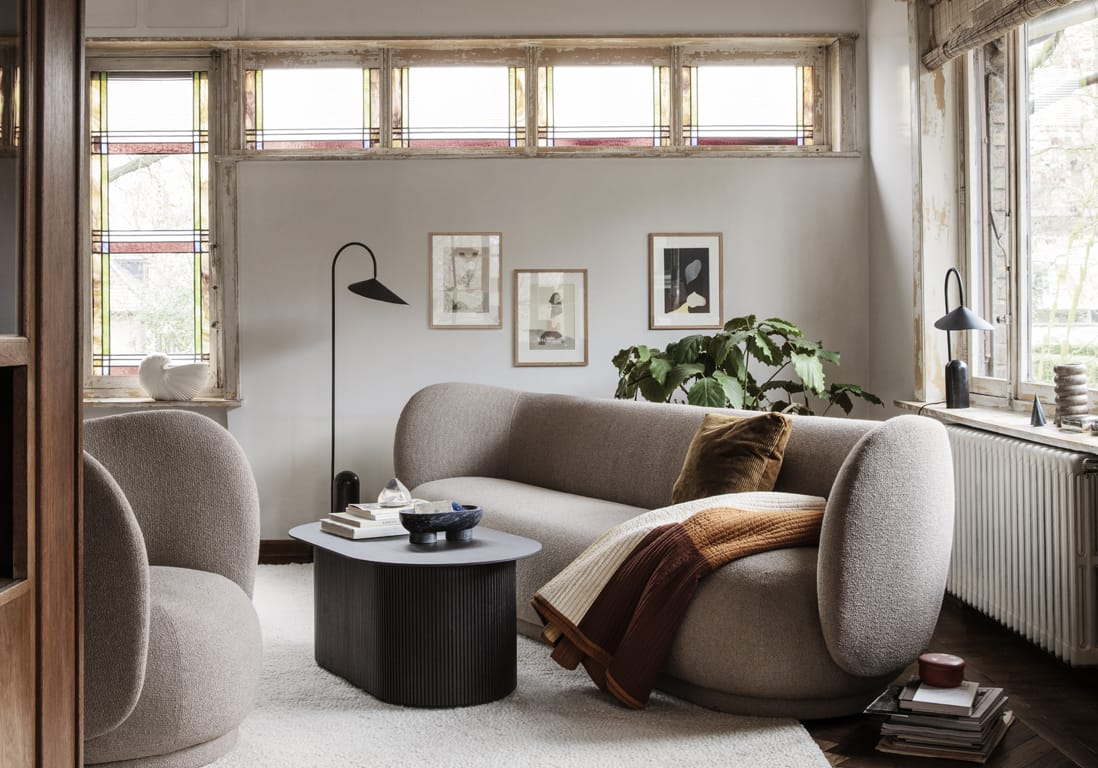
#> input picture S5/TSI/images/image_color.jpg, 1098 x 768 px
$ jupyter execute TP3.ipynb   (older library calls are emulated)
#> lines starting #> are read from the running program, lines starting #| are printed output that depends on the picture
# EXERCICE 1
1. Convertissez une image couleur en niveaux de gris, puis appliquez une technique
d’égalisation d’histogramme pour améliorer le contraste de l’image en niveaux de gris. Affichez
l’image et son histogramme avant et après l’égalisation.
2. Appliquez la méthode CLAHE (Contrast Limited Adaptive Histogram Equalization) à la
même image en niveaux de gris. Affichez l’image et son histogramme avant et après
l’application de la méthode CLAHE.

[cell 1]
import cv2
import matplotlib.pyplot as plt
import numpy as np

# Charger l'image couleur
image = cv2.imread('images/image_color.jpg')
#> image is the input picture: shape (768, 1098, 3); mean B, G, R 126.9, 134.7, 143.5

# Conversion en niveaux de gris
image_gris = cv2.cvtColor(image, cv2.COLOR_BGR2GRAY)

# 1. Égalisation d'histogramme
equalized_image = cv2.equalizeHist(image_gris)

# 2. Application de CLAHE
clahe = cv2.createCLAHE(clipLimit=2.0, tileGridSize=(8, 8))
clahe_image = clahe.apply(image_gris)


# equalization of colored image

image_ycrcb = cv2.cvtColor(image, cv2.COLOR_BGR2YCrCb)
#> image_ycrcb: shape (768, 1098, 3); mean of channels 0, 1, 2 136.5, 133, 122.6

y, cr, cb = cv2.split(image_ycrcb)
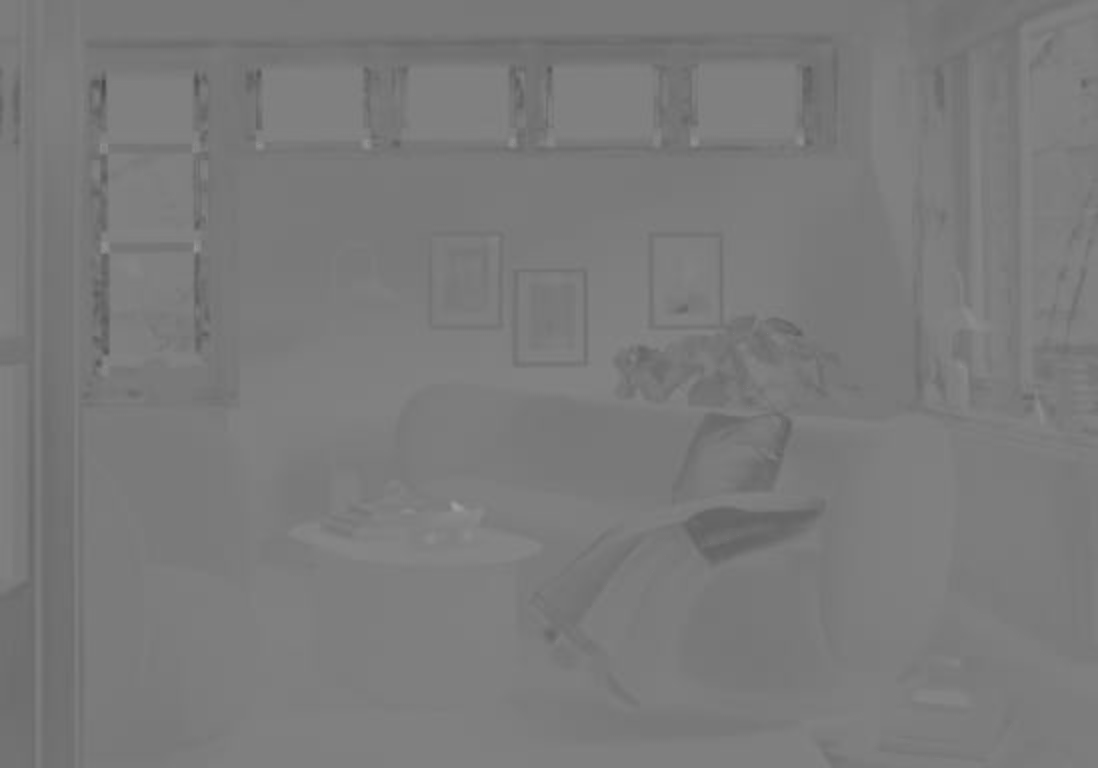
#> cb: shape (768, 1098); min 74, max 159, mean 122.6

y_equalized = cv2.equalizeHist(y)

imageEQUALIZED = cv2.merge((y_equalized, cr, cb))
#> imageEQUALIZED: shape (768, 1098, 3); mean of channels 0, 1, 2 128.1, 133, 122.6

imageEQUALIZED = cv2.cvtColor(imageEQUALIZED, cv2.COLOR_YCrCb2RGB)

# --------


# Affichage des résultats
plt.figure(figsize=(15, 15))

# Image originale
plt.subplot(4, 3, 1)
plt.imshow(cv2.cvtColor(image, cv2.COLOR_BGR2RGB))
plt.axis('off')
plt.title("Image Originale")

# Image en niveaux de gris
plt.subplot(4, 3, 2)
plt.imshow(image_gris, cmap='gray')
plt.axis('off')
plt.title("Image en Niveaux de Gris")

# Histogramme avant égalisation
plt.subplot(4, 3, 3)
plt.hist(image_gris.ravel(), 256, range=(0, 256), color='blue')
plt.title("Histogramme Avant Égalisation")

# Image après égalisation
plt.subplot(4, 3, 4)
plt.imshow(equalized_image, cmap='gray')
plt.axis('off')
plt.title("Image Égalisée")

# Histogramme après égalisation
plt.subplot(4, 3, 5)
plt.hist(equalized_image.ravel(), bins=256, range=(0, 256), color='green', alpha=0.7)
plt.title("Histogramme Égalisé")

# Image après CLAHE
plt.subplot(4, 3, 6)
plt.imshow(clahe_image, cmap='gray')
plt.axis('off')
plt.title("Image avec CLAHE")

# Histogramme après CLAHE
plt.subplot(4, 3, 7)
plt.hist(clahe_image.ravel(), bins=256, range=(0, 256), color='orange', alpha=0.7)
plt.title("Histogramme CLAHE")

plt.subplot(4, 3, 8)
plt.hist(clahe_image.ravel(), bins=256, range=(0, 256), color='orange', alpha=0.7)
plt.title("Histogramme CLAHE")

plt.subplot(4, 3, 9)
plt.hist(image.ravel(), bins=256, range=(0, 256), color='blue', alpha=0.7)
plt.title("Histogramme de image color avant egualization")

plt.subplot(4, 3, 10)
plt.hist(imageEQUALIZED.ravel(), bins=256, range=(0, 256), color='blue', alpha=0.7)
plt.title("Histogramme Equalized color aprés egualization")

plt.subplot(4, 3, 11)
plt.imshow(imageEQUALIZED , cmap='gray')
plt.title("image equalized")
plt.axis('off')

plt.tight_layout()
plt.show()
#> figure, not shown here; panel 3: tallest bar 15878 high, from x = 254 to 255; panel 5: tallest bar 15878 high, from x = 253 to 254; panel 7: tallest bar 15851 high, from x = 253 to 254; panel 8: tallest bar 15851 high, from x = 253 to 254

[cell 2]
image_rgb = cv2.cvtColor(image, cv2.COLOR_BGR2RGB)

# Split the channels
channels = ('Red', 'Green', 'Blue')
colors = ('r', 'g', 'b')

# Plot the histogram for each channel
plt.figure(figsize=(10, 5))
for i, (channel, color) in enumerate(zip(channels, colors)):
    hist = cv2.calcHist([image_rgb], [i], None, [256], [0, 256])  # Compute histogram
    plt.plot(hist, color=color, label=channel)

plt.title('Color Histogram')
plt.xlabel('Pixel Intensity')
plt.ylabel('Frequency')
plt.legend()
plt.show()
#> figure, not shown here; curve peaks at x = 253, y = 14295; curve peaks at x = 253, y = 14912; curve peaks at x = 253, y = 14096

# EXERCICE 2:
1. Charger une image.
2. Appliquer une transformation pour faire une rotation de l'image de 45 degrés et la
redimensionner.
3. Afficher l'image transformée.

[cell 3]
import cv2
import matplotlib.pyplot as plt
import numpy as np

image = cv2.imread('images/image_color.jpg')
image_gray = cv2.cvtColor(image, cv2.COLOR_BGR2GRAY)

h, w = image.shape[:2]
#> h = 768; w = 1098
center = (h // 2, w // 2)
#> center = (384, 549)

rotation_matrix = cv2.getRotationMatrix2D(center, angle=45, scale = 1.0)

rotated_image = cv2.warpAffine(image_gray, rotation_matrix, (h, w))
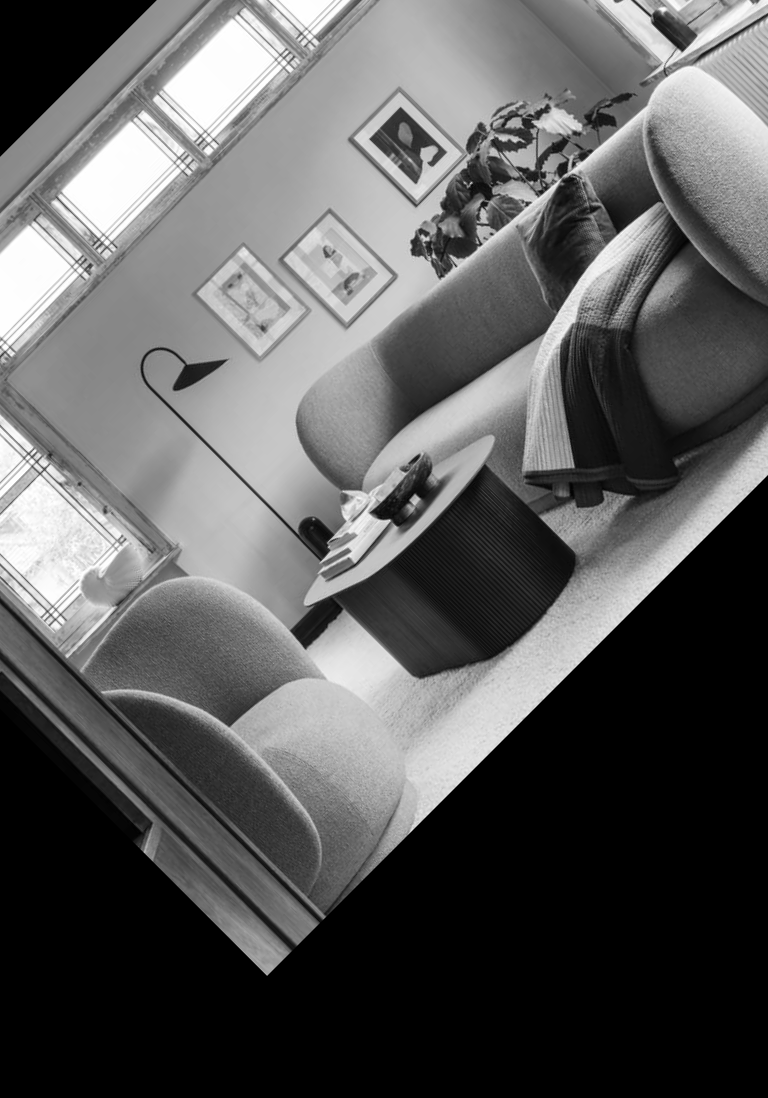
#> rotated_image: shape (1098, 768); min 0, max 255, mean 91.4

plt.figure(figsize=(10, 8))

plt.subplot(1, 2, 1)
plt.imshow(image_gray, cmap='gray')
plt.axis('off')

plt.subplot(1, 2, 2)
plt.imshow(rotated_image, cmap='gray')
plt.axis('off')

plt.show()

## EXERCICE 3:

[cell 4]
import cv2
import matplotlib.pyplot as plt

image = cv2.imread('images/image_color.jpg')
# image = cv2.cvtColor(image, cv2.COLOR_BGR2RGB)
# image_gris = cv2.cvtColor(image, cv2.COLOR_BGR2GRAY)
fig, axs = plt.subplots(1,3, figsize=(10, 5))

i_max = np.max(image)
#> i_max = 255
i_min = np.min(image)
#> i_min = 0

L, C = image.shape[:2]
#> L = 768; C = 1098

I_norm = (image - i_min) / (i_max - i_min)

I_new = (I_norm * 255).astype(np.uint8)
imgs = [image, I_norm,I_new]
titles = ['original', 'normalizer entre 0 et 1', 'I new entre 0 255']
for i in range(len(imgs)):
    axs[i].imshow(imgs[i], cmap='gray')
    axs[i].set_title(titles[i])
    axs[i].axis('off')
#> this loop made 3 passes

plt.tight_layout()
plt.show()
#> figure, not shown here; B, G, R data is drawn as R, G, B

#### utilisant la fonction prédifinie de python

[cell 5]
# 2. Normaliser les pixels de l'image entre 0 et 1 avec OpenCV et NumPy
I_norm = cv2.normalize(image, None, alpha=0, beta=1, norm_type=cv2.NORM_MINMAX, dtype=cv2.CV_32F)

# 3. Reconvertir l'image normalisée dans la plage [0, 255]
I_new = cv2.normalize(I_norm, None, alpha=0, beta=255, norm_type=cv2.NORM_MINMAX, dtype=cv2.CV_8U)

# 4. Afficher les résultats
plt.figure(figsize=(12, 6))

# Image originale
plt.subplot(1, 3, 1)
plt.imshow(image, cmap='gray')
plt.title("Image Originale")
plt.axis('off')

# Image normalisée (0 à 1)
plt.subplot(1, 3, 2)
plt.imshow(I_norm, cmap='gray')
plt.title("Image Normalisée (0 à 1)")
plt.axis('off')

# Image reconvertie (0 à 255)
plt.subplot(1, 3, 3)
plt.imshow(I_new, cmap='gray')
plt.title("Image Reconvertie (0 à 255)")
plt.axis('off')

plt.tight_layout()
plt.show()
#> figure, not shown here; B, G, R data is drawn as R, G, B

[cell 6]
image = cv2.imread('images/image_color.jpg', cv2.IMREAD_GRAYSCALE)
#> image: shape (768, 1098); min 0, max 255, mean 136.5

f_transform = np.fft.fft2(image)
f_shift = np.fft.fftshift(f_transform)

magnitude_spectrum = 20 * np.log(np.abs(f_shift) + 1)
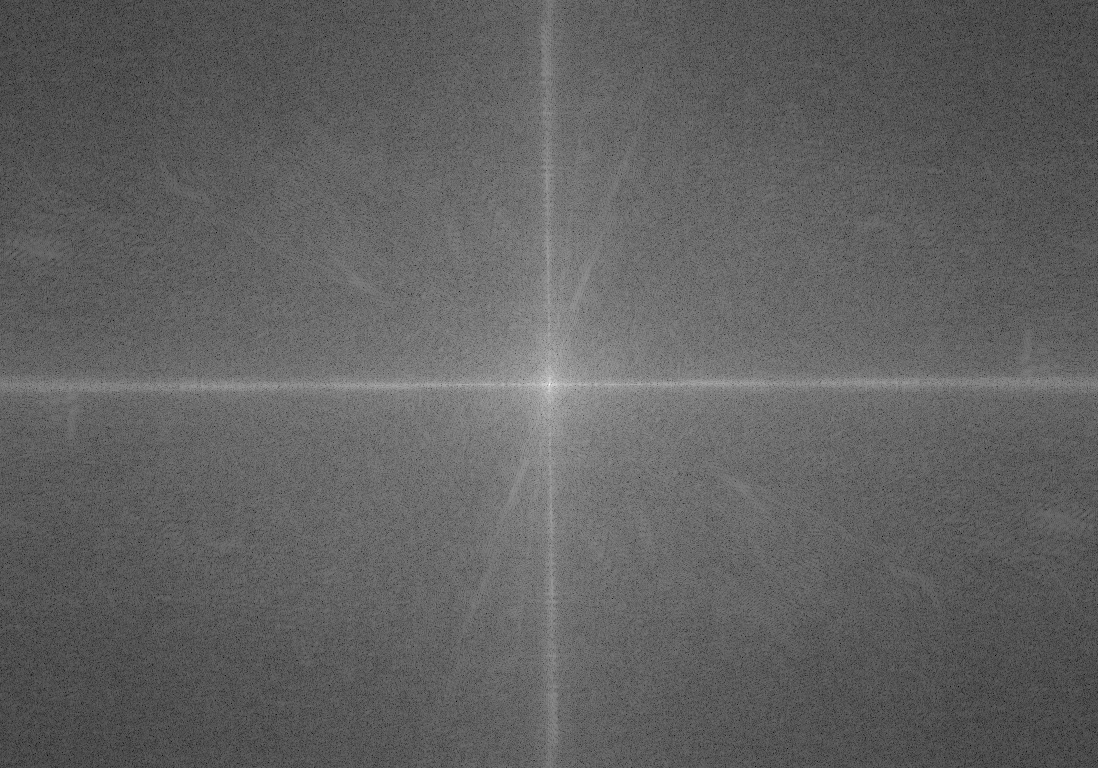
#> magnitude_spectrum: shape (768, 1098) float64; min 41.17, max 371.2, mean 167.5; drawn with min black and max white

plt.figure(figsize=(10, 5))

# Image originale
plt.subplot(1, 2, 1)
plt.imshow(image, cmap='gray')
plt.title("Image Originale")
plt.axis('off')

# Spectre de fréquence
plt.subplot(1, 2, 2)
plt.imshow(magnitude_spectrum, cmap='gray')
plt.title("Spectre de Fréquence")
plt.axis('off')

plt.tight_layout()
plt.show()

## EXERCICE 5:

[cell 7]
# 1. Charger l'image en niveaux de gris
# image = cv2.imread('TransFourier.jpg', cv2.IMREAD_GRAYSCALE)

# 2. Appliquer la Transformée de Fourier
f_transform = np.fft.fft2(image)  # Transformée de Fourier 2D
f_shift = np.fft.fftshift(f_transform)  # Centrer les basses fréquences

# 3. Créer un masque pour conserver seulement les basses fréquences
rows, cols = image.shape
#> rows = 768; cols = 1098
crow, ccol = rows // 2 , cols // 2  # Centre de l'image
#> crow = 384; ccol = 549

# Taille du filtre
taille_filtre = 30  # Ajuster cette valeur pour garder plus ou moins de fréquences

# Créer un masque de zéros puis activer une région centrale (basses fréquences)
masque = np.zeros((rows, cols), np.uint8)
masque[crow - taille_filtre:crow + taille_filtre, ccol - taille_filtre:ccol + taille_filtre] = 1

# Appliquer le masque sur le spectre de Fourier
f_shift_filtre = f_shift * masque

# 4. Revenir dans le domaine spatial (Transformée Inverse de Fourier)
f_ishift = np.fft.ifftshift(f_shift_filtre)  # Déplacer les basses fréquences au coin
image_reconstruite = np.fft.ifft2(f_ishift)  # Transformée Inverse de Fourier
image_reconstruite = np.abs(image_reconstruite)  # Module des valeurs complexes
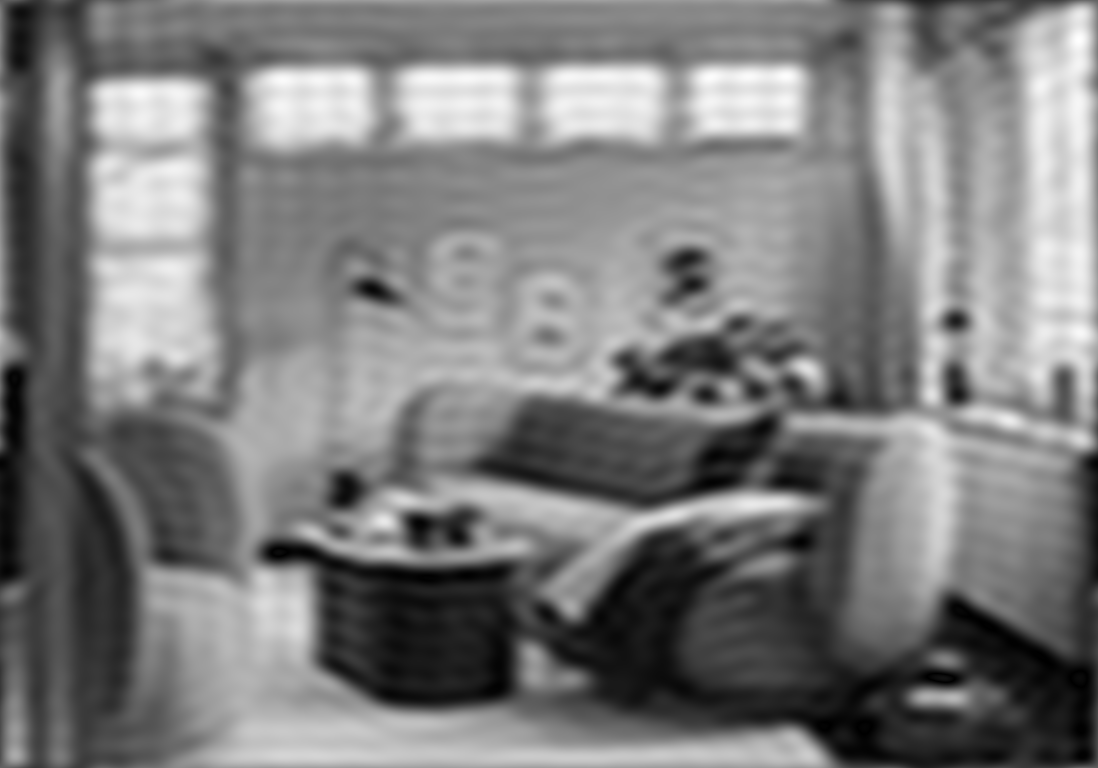
#> image_reconstruite: shape (768, 1098) float64; min 0.0437, max 279.2, mean 136.5; drawn with min black and max white

# 5. Afficher les résultats
plt.figure(figsize=(12, 6))

# Image originale
plt.subplot(1, 3, 1)
plt.imshow(image, cmap='gray')
plt.title("Image Originale")
plt.axis('off')

# Spectre filtré
plt.subplot(1, 3, 2)
plt.imshow(np.log(1 + np.abs(f_shift_filtre)), cmap='gray')
plt.title("Spectre Filtré (Basses Fréquences)")
plt.axis('off')

# Image reconstruite
plt.subplot(1, 3, 3)
plt.imshow(image_reconstruite, cmap='gray')
plt.title("Image Reconstruite")
plt.axis('off')

plt.tight_layout()
plt.show()
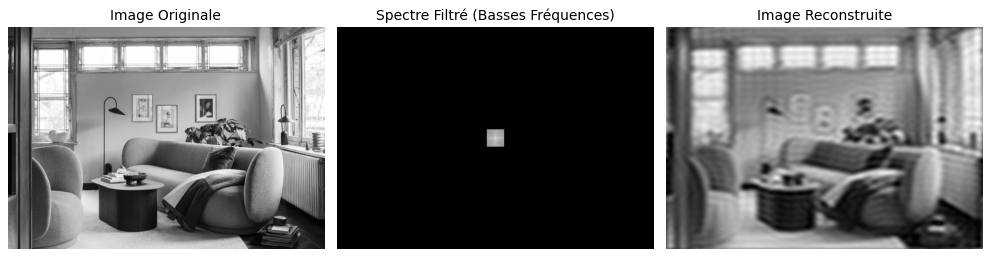
#> figure drawn by matplotlib, 3 panels

$ run again, with S5/TSI/images/image_gris.jpg copied over S5/TSI/images/image_color.jpg
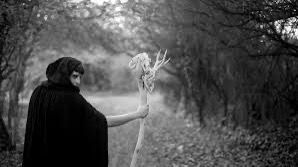
#> input picture S5/TSI/images/image_gris.jpg, 298 x 167 px
#> image is the input picture: shape (167, 298, 3); min 0, max 255, mean 77.4
#> image_ycrcb: shape (167, 298, 3); mean of channels 0, 1, 2 77.4, 128, 128
#> cr: shape (167, 298); every value is 128
#> `rotated_image = cv2.warpAffine(image_gray, rotation_matrix, (h, w))`:
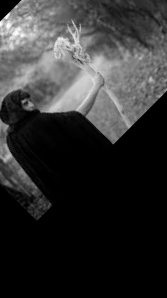
#> rotated_image: shape (298, 167); min 0, max 254, mean 49.1
#> i_max = 255
#> i_min = 0
#> the loop `for i in range(len(imgs)):` made 3 passes
#> `plt.show()`:
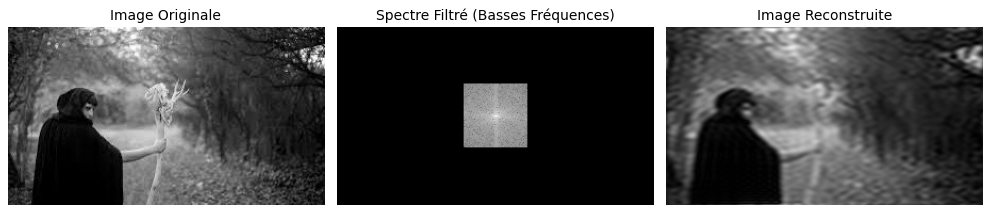
#> figure drawn by matplotlib, 3 panels
